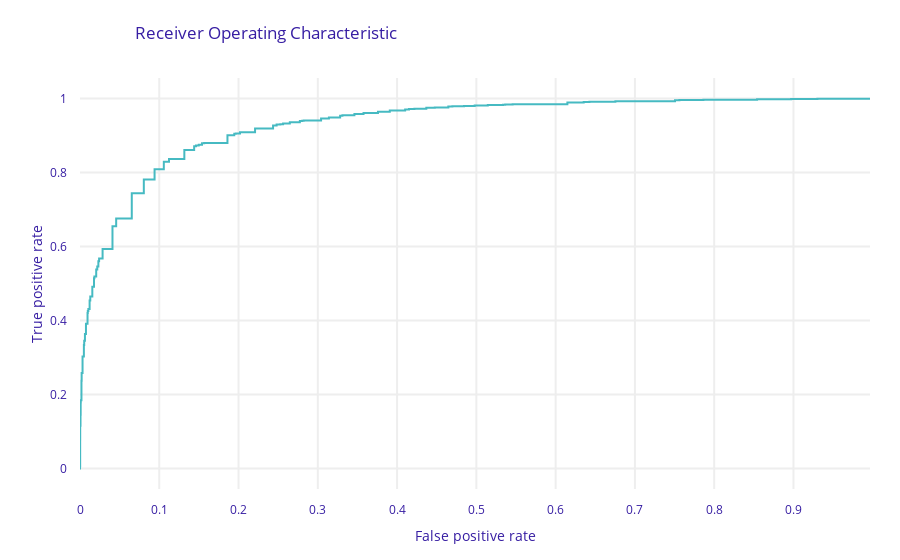

Notebook cell for this chart:
### Code cell
exp.model_performance(model_type='classification').plot(geom='roc')
